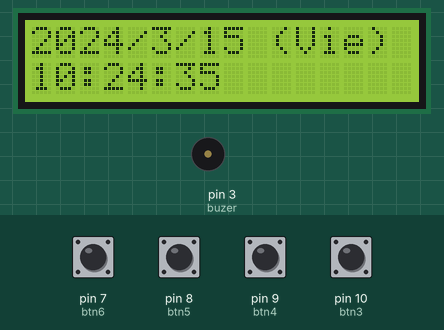
Simulated run of this sketch. Board: Arduino Uno, built with avr-gcc and run on an emulated ATmega328P. On the bench: 16×2 character LCD, buzzer (waves = sounding, pin HIGH). Inputs (shaded band) come from the test bench; at power-on: pin 7 (btn6), pin 8 (btn5), pin 9 (btn4), pin 10 (btn3) HIGH. The local clock reads 2024-03-15 10:24:30 at power-on unless the sketch sets it; what the sketch prints to the serial monitor is not drawn.

Above: at 5.2 s.
5.3 s: pin 10 (btn3) pulled LOW for 1.25 s
At 7.0 s:
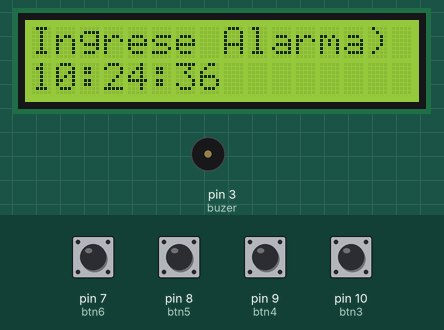
10.6 s: pin 7 (btn6) pulled LOW for 1.25 s
At 12.4 s:
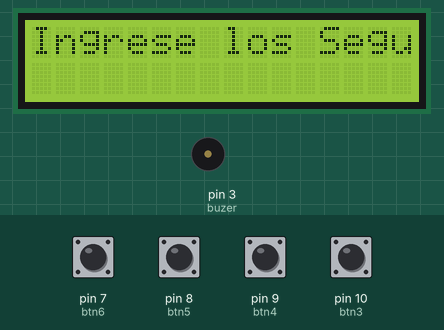
15.7 s: pin 10 (btn3) pulled LOW for 1.25 s
At 17.0 s:
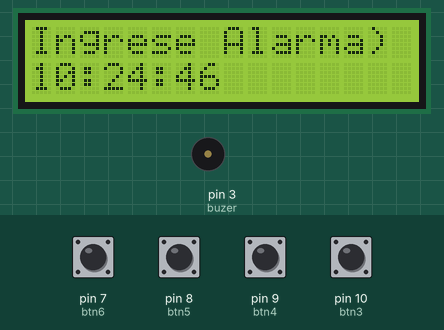
21.0 s: pin 8 (btn5) pulled LOW for 1.25 s
At 21.5 s:
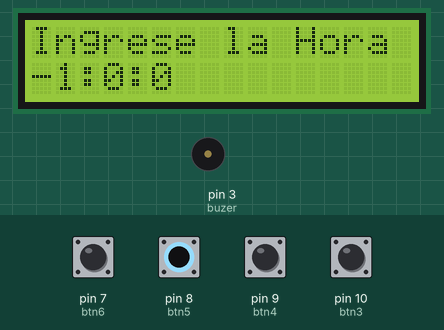
26.3 s: pin 9 (btn4) pulled LOW for 1.25 s
At 27.8 s:
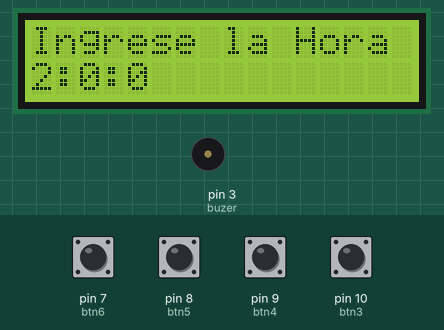
31.6 s: pin 9 (btn4) pulled LOW for 1.25 s
At 33.3 s:
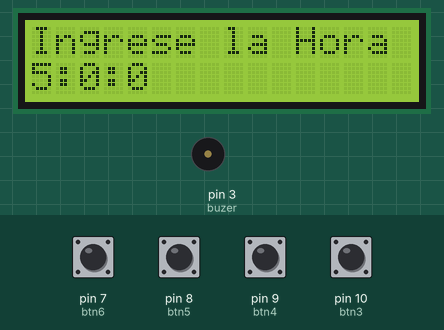
Timing chart, 0 to 34.8 s (numbered marks = the images above; inputs shaded):
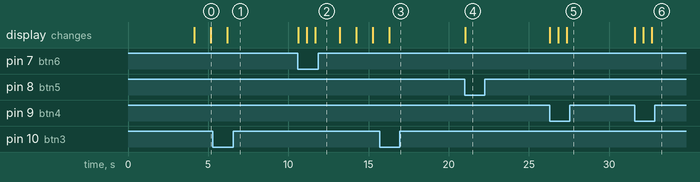

Measured:
- after the input at 5.3 s, the display: changes after 0.90 s (image 1)
- after the input at 10.6 s, the display: first changes at once (image 2 shows a later state)
- after the input at 15.7 s, the display: changes after 0.59 s (image 3)
- after the input at 21.0 s, the display: changes at once (image 4)
- after the input at 26.3 s, the display: first changes at once (image 5 shows a later state)
- after the input at 31.6 s, the display: first changes at once (image 6 shows a later state)

The sketch:

reloj_con_arduino-seteo_alarmas.ino
```cpp
#include <LiquidCrystal_I2C.h>
#include <Wire.h>
#include "RTClib.h"
// RTC_DS1307 rtc;
RTC_DS3231 rtc;

String daysOfTheWeek[7] = { "Domingo", "Lunes", "Martes", "Miercoles", "Jueves", "Viernes", "Sabado" };
String daysOfTheWeek_c[7] = { "Dom", "Lun", "Mar", "Mie", "Jue", "Vie", "Sab" };//dias de la semana comprimidos para mostrar en LCD
String monthsNames[12] = { "Enero", "Febrero", "Marzo", "Abril", "Mayo",  "Junio", "Julio","Agosto","Septiembre","Octubre","Noviembre","Diciembre" };
//------------------------------------------------------------
//Declaración de Puertos
//------------------------------------------------------------
int buzer=3;  // buzer para alarma
int btn1=12;  // Botón para fijar la hora
int btn2=11;  // Botón para fijar el día
int btn3=10;  // Botón para fijar alarma
int btn4=9;   // Botón para subir horas/minutos/segundos (+)
int btn5=8;   // Botón para bajar horas/minutos/segundos (-)
int btn6=7;   // Botón para setear los cambios
int DHT11=5;  // sensor de temperatura y Humedad
//-----------------------------------------------------------

LiquidCrystal_I2C lcd(0x3f,16,2); // declaro el objeto LCD y le paso la dirección en memoria y los caracteres y lineas a representar
void setup() {
     pinMode(btn1,INPUT);
     pinMode(btn2,INPUT);
     pinMode(btn3,INPUT);
     pinMode(btn4,INPUT);
     pinMode(btn5,INPUT);
     pinMode(btn6,INPUT);
     pinMode(buzer,OUTPUT);
     // inicializo la pantalla LCD
     lcd.init();
     // Prendo la luz de la pantalla LCD
     lcd.backlight();
     lcd.setCursor(0,0);
     //información de la empresa
     lcd.print("ServicePack");
     lcd.setCursor(0,1);
     lcd.print("Volvimos en 2021");
     Serial.begin(9600);
     delay(1000);
     if(!rtc.begin()){
        Serial.println(F("RTC - Desconectado"));
        lcd.clear();
        lcd.setCursor(0,0);
        lcd.print("RTC - Desconectado");
        while (1);
       }
     // Si se ha perdido la corriente, fijar fecha y hora
     if(rtc.lostPower()){
       // Fijar a fecha y hora de compilacion
       rtc.adjust(DateTime(F(__DATE__), F(__TIME__)));
       lcd.clear();
       lcd.setCursor(0,0);
       lcd.print("Fecha y Hora");
       lcd.setCursor(0,1);
       lcd.print("Desactualizada");
       // Fijar a fecha y hora específica. En el ejemplo, 21 de Enero de 2016 a las 03:00:00
       //rtc.adjust(DateTime(2020, 10, 26, 7, 26, 0));
      }
    delay(3000);
    lcd.clear();
    //rtc.adjust(DateTime(2020, 10, 26, 7, 26, 0));   //FIJO LA HORA CON VALORES A MI ELECCION
    //rtc.adjust(DateTime(F(__DATE__), F(__TIME__))); //FIJO LA HORA CON LA HORA EN QUE EL SOFT SE COMPILO
}
void printDate(DateTime date){
     Serial.print(date.year(), DEC);
     Serial.print('/');
     Serial.print(date.month(), DEC);
     Serial.print('/');
     Serial.print(date.day(), DEC);
     Serial.print(" (");
     Serial.print(daysOfTheWeek[date.dayOfTheWeek()]);
     Serial.print(") ");
     Serial.print(date.hour(), DEC);
     Serial.print(':');
     Serial.print(date.minute(), DEC);
     Serial.print(':');
     Serial.print(date.second(), DEC);
     Serial.println();
}
void printDate_lcd(DateTime date){
     lcd.setCursor(0,0);
     lcd.print(date.year(), DEC);
     lcd.print('/');
     lcd.print(date.month(), DEC);
     lcd.print('/');
     lcd.print(date.day(), DEC);
     lcd.print(" (");
     lcd.print(daysOfTheWeek_c[date.dayOfTheWeek()]);
     lcd.print(") ");
     lcd.setCursor(0,1);
     lcd.print(date.hour(), DEC);
     lcd.print(':');
     lcd.print(date.minute(), DEC);
     lcd.print(':');
     lcd.print(date.second(), DEC);
}
//-----------------------------------------------------
// variables para manejar la alarma
//-----------------------------------------------------
int hora=19;
int minutos=44;
int segundos=0;
int h;
int m;
int s;
//-----------------------------------------------------

void alarma(DateTime date){
   if(date.hour()==hora && date.minute()==minutos){
     Serial.println("ALARMA ACTIVADA");
     tone(buzer, 250,2000);
     tone(buzer, 500,2000);
    }
  }

void setear_alarma(){
     h=0;
     m=0;
     s=0;
     int bandera=1;
     int bandera1=0;
     lcd.setCursor(0,0);
     lcd.print("Ingrese Alarma");
     delay(1000);
     lcd.setCursor(0,1);
     while(bandera1==0){
           //------------------------------------
           // genero la hora a guardar en la
           // alarma btn4 (+) sube el valor en
           // 1, btn5 (-) baja el valor en uno
           // btn6 fija la hora en la alarma
           while(bandera==1){
            lcd.clear();
            lcd.setCursor(0,0);
            lcd.print("Ingrese la Hora");
            lcd.setCursor(0,1);
            if(digitalRead(btn4)==0){
              if(h<24){
                 h+=1;
                 lcd.print(h);
                 lcd.print(':');
                 lcd.print(m);
                 lcd.print(':');
                 lcd.print(s);
                 Serial.println(h);
                 delay(500);
                }
             }
            if(digitalRead(btn5)==0){
               if(h>=0){
                 h-=1;
                 lcd.print(h, DEC);
                 lcd.print(':');
                 lcd.print(m, DEC);
                 lcd.print(':');
                 lcd.print(s, DEC);
                 Serial.println(h);
                 delay(500);
                }
             }
           if(digitalRead(btn6)==0){
             bandera=2;
             hora=h;
             delay(500);
             }
            //lcd.setCursor(0,1);
            //delay(500);
            }
           //------------------------------------
           //------------------------------------
           // genero los minutos a guardar en la
           // alarma btn4 (+) sube el valor en
           // 1, btn5 (-) baja el valor en uno
           // btn6 fija los minutos en la alarma
          while(bandera==2){
           lcd.clear();
           lcd.setCursor(0,0);
           lcd.print("Ingrese los Minutos");
           lcd.setCursor(0,1);
           lcd.setCursor(0,1);
           //delay(500);
           if(digitalRead(btn4)==0){
              if(m<60){
                 m+=1;
                 lcd.print(h, DEC);
                 lcd.print(":");
                 lcd.print(m, DEC);
                 lcd.print(":");
                 lcd.print(s, DEC);
                 delay(500);
                }
           }
           if(digitalRead(btn5)==0){
              if(m>=0){
                 m-=1;
                 lcd.print(h, DEC);
                 lcd.print(":");
                 lcd.print(m, DEC);
                 lcd.print(":");
                 lcd.print(s, DEC);
                 delay(500);
                }
             }
           if(digitalRead(btn6)==0){
             bandera=3;
             minutos=m;
             delay(500);
           }

          }
           //------------------------------------
          //-------------------------------------
           // genero los segundos a guardar en la
           // alarma btn4 (+) sube el valor en
           // 1, btn5 (-) baja el valor en uno
           // btn6 fija los segundos en la alarma
          while(bandera==3){
           lcd.clear();
           lcd.setCursor(0,0);
           lcd.print("Ingrese los Segundos");
           lcd.setCursor(0,1);
           //delay(500);
           if(digitalRead(btn4)==0){
              if(s<60){
                 s+=1;
                 lcd.print(h, DEC);
                 lcd.print(":");
                 lcd.print(m, DEC);
                 lcd.print(":");
                 lcd.print(s, DEC);
                 delay(500);
                }
           }
           if(digitalRead(btn5)==0){
              if(s>0){
                 s-=1;
                 lcd.print(h, DEC);
                 lcd.print(":");
                 lcd.print(m, DEC);
                 lcd.print(":");
                 lcd.print(s, DEC);
                 delay(500);
                 Serial.println(h);
                }
             }
           if(digitalRead(btn6)==0){
              Serial.println("SALIR");
              bandera1=1;
              bandera=4;
              segundos=s
              ;
              delay(500);

            }

          }
          //--------------------------------------
        }
     //--------------------------------------
     //generar la rutina que guarde la alarma
     //en memoria
     //--------------------------------------
     return;

}

void status(){
     Serial.print(digitalRead(btn1));
     Serial.print(digitalRead(btn2));
     Serial.print(digitalRead(btn3));
     Serial.print(digitalRead(btn4));
     Serial.print(digitalRead(btn5));
     Serial.print(digitalRead(btn6));
     Serial.println();
     return;
}
void loop() {
     // Obtener fecha actual y mostrar por Serial
     DateTime now = rtc.now();
     printDate(now);//imprimir consola serial la hora y fecha
     lcd.backlight();
     printDate_lcd(now);//imprimir en pantalla LCD la hora y fecha
     //------------------------------------------------------------------
     //controlo si alguien presionó el Switch de configurar alarma,
     //si lo hizo  llamo a setear alarma
     if(digitalRead(btn3)==0){
       setear_alarma();
     }
     //------------------------------------------------------------------
    alarma(now); //lamada a la función alarma
    delay(1000);
}
```
